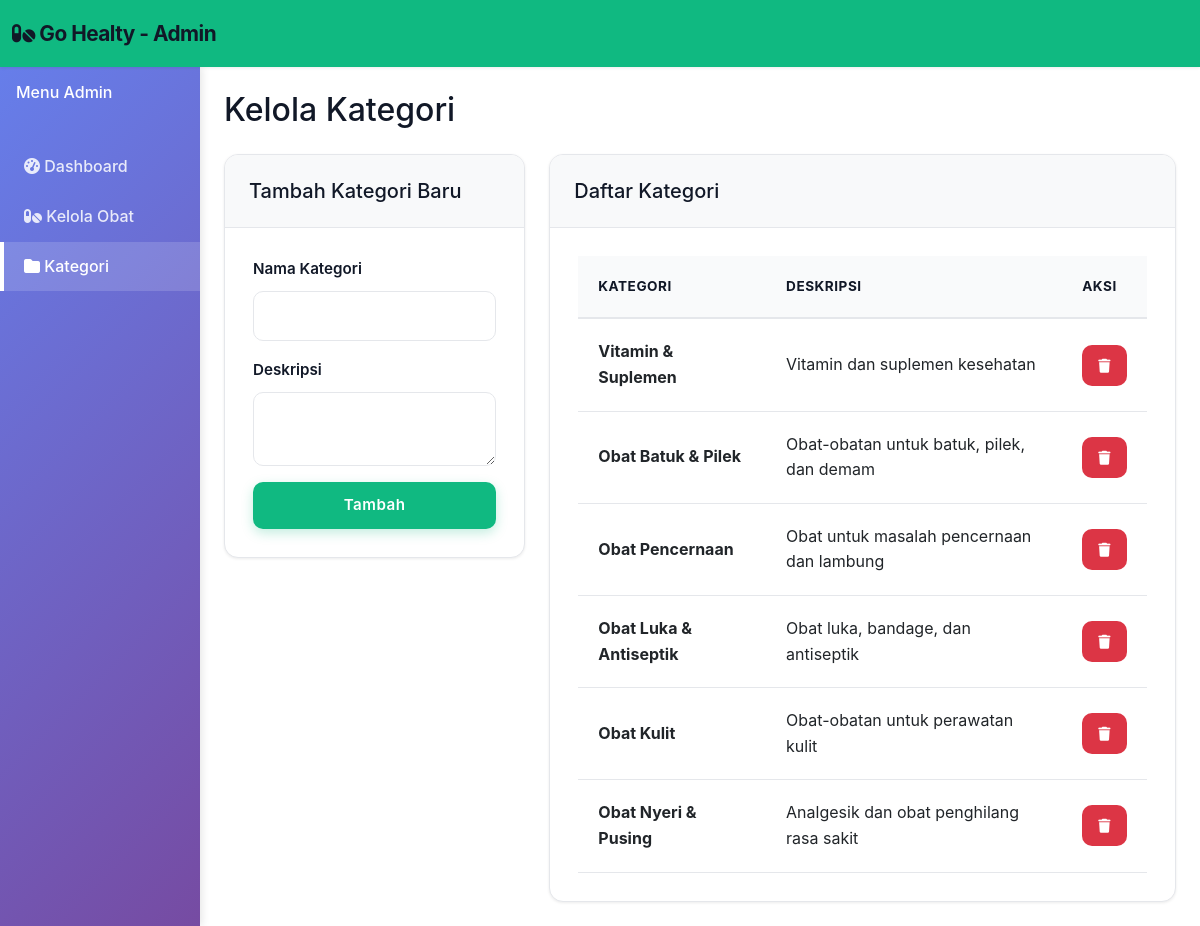
/admin/categories.php (signed in), run on the app's committed database.
### tables this page shows
CREATE TABLE `categories` (
  `category_id` int(11) NOT NULL,
  `category_name` varchar(100) NOT NULL,
  `description` text DEFAULT NULL,
  `created_at` timestamp NOT NULL DEFAULT current_timestamp(),
  `updated_at` timestamp NOT NULL DEFAULT current_timestamp() ON UPDATE current_timestamp()
);

### admin/categories.php (the view, shortened to what this page needs)
<?php
require_once dirname(__FILE__) . '/../includes/config.php';
$categories = $conn->query("SELECT * FROM categories ORDER BY created_at DESC");
?>
<!DOCTYPE html>
<html lang="id">
<head>
    <link href="https://cdn.jsdelivr.net/npm/bootstrap@5.3.0/dist/css/bootstrap.min.css" rel="stylesheet">
    <link rel="stylesheet" href="https://cdnjs.cloudflare.com/ajax/libs/font-awesome/6.4.0/css/all.min.css">
    <link rel="stylesheet" href="<?php echo SITE_URL; ?>assets/css/style.css">
</head>
<body>
    <nav class="navbar navbar-expand-lg navbar-dark bg-primary sticky-top">
        <div class="container-fluid">
            <a class="navbar-brand" href="<?php echo SITE_URL; ?>admin/">
                <i class="fas fa-pills"></i> <?php echo SITE_NAME; ?> - Admin
            </a>
        </div>
    </nav>
    <div class="container-fluid">
        <div class="row">
            <div class="col-md-2 sidebar p-0" style="background: linear-gradient(135deg, #667eea 0%, #764ba2 100%);">
                <div class="text-white p-3">
                    <h6 class="mb-4">Menu Admin</h6>
                </div>
                <ul class="list-unstyled">
                    <li><a href="<?php echo SITE_URL; ?>admin/">
                        <i class="fas fa-tachometer-alt"></i> Dashboard
                    </a></li>
                    <li><a href="<?php echo SITE_URL; ?>admin/medicines.php">
                        <i class="fas fa-pills"></i> Kelola Obat
                    </a></li>
                    <li><a href="<?php echo SITE_URL; ?>admin/categories.php" class="active">
                        <i class="fas fa-folder"></i> Kategori
                    </a></li>
                </ul>
            </div>
            <div class="col-md-10 p-4">
                <h2 class="mb-4">Kelola Kategori</h2>
                <div class="row">
                    <div class="col-md-4">
                        <div class="card mb-4">
                            <div class="card-header bg-light">
                                <h5 class="mb-0">Tambah Kategori Baru</h5>
                            </div>
                            <div class="card-body">
                                <form method="POST">
                                    <div class="mb-3">
                                        <label for="category_name" class="form-label">Nama Kategori</label>
                                        <input type="text" class="form-control" id="category_name" name="category_name" required>
                                    </div>
                                    <div class="mb-3">
                                        <label for="description" class="form-label">Deskripsi</label>
                                        <textarea class="form-control" id="description" name="description" rows="2"></textarea>
                                    </div>
                                    <button type="submit" name="add_category" class="btn btn-primary w-100">Tambah</button>
                                </form>
                            </div>
                        </div>
                    </div>
                    <div class="col-md-8">
                        <div class="card">
                            <div class="card-header bg-light">
                                <h5 class="mb-0">Daftar Kategori</h5>
                            </div>
                            <div class="card-body">
                                <div class="table-responsive">
                                    <table class="table table-hover">
                                        <thead class="table-light">
                                            <tr>
                                                <th>Kategori</th>
                                                <th>Deskripsi</th>
                                                <th>Aksi</th>
                                            </tr>
                                        </thead>
                                        <tbody>
                                            <?php while ($cat = $categories->fetch_assoc()): ?>
                                                <tr>
                                                    <td><strong><?php echo htmlspecialchars($cat['category_name']); ?></strong></td>
                                                    <td><?php echo htmlspecialchars(substr($cat['description'] ?? '', 0, 50)); ?></td>
                                                    <td>
                                                        <a href="?delete=<?php echo $cat['category_id']; ?>" class="btn btn-sm btn-danger" onclick="return confirm('Apakah Anda yakin?')">
                                                            <i class="fas fa-trash"></i>
                                                        </a>
                                                    </td>
                                                </tr>
                                            <?php endwhile; ?>
                                        </tbody>
                                    </table>
                                </div>
                            </div>
                        </div>
                    </div>
                </div>
            </div>
        </div>
    </div>
</body>
</html>

### assets/css/style.css (style rules this page uses)
:root { --primary-color: #10b981; --primary-dark: #059669; --primary-light: #d1fae5; --secondary-color: #6b7280; --success-color: #10b981; --danger-color: #ef4444; --warning-color: #f59e0b; --info-color: #3b82f6; --light-bg: #f9fafb; --lighter-bg: #f3f4f6; --border-color: #e5e7eb; --text-primary: #111827; --text-secondary: #6b7280; }
* { margin: 0; padding: 0; box-sizing: border-box; }
html, body { height: 100%; }
body { font-family: -apple-system, BlinkMacSystemFont, "Segoe UI", "Helvetica Neue", sans-serif; line-height: 1.6; color: var(--text-primary); background-color: #ffffff; -webkit-font-smoothing: antialiased; -moz-osx-font-smoothing: grayscale; }
.navbar { box-shadow: 0 1px 3px rgba(0, 0, 0, 0.08); padding: 0.75rem 0; background-color: #ffffff; }
.navbar-brand { font-weight: 700; font-size: 1.3rem; color: var(--text-primary) !important; letter-spacing: -0.5px; transition: all 0.3s ease; }
.form-control, .form-select { border-radius: 10px; border: 1.5px solid var(--border-color); padding: 0.875rem 1.25rem; font-size: 0.95rem; background-color: #ffffff; transition: all 0.3s ease; color: var(--text-primary); }
.form-control::placeholder { color: #9ca3af; }
.form-label { font-weight: 600; color: var(--text-primary); margin-bottom: 0.625rem; font-size: 0.95rem; }
.btn { border-radius: 10px; padding: 0.75rem 1.5rem; font-weight: 600; font-size: 0.95rem; transition: all 0.3s cubic-bezier(0.4, 0, 0.2, 1); border: none; cursor: pointer; letter-spacing: 0.5px; }
.btn-primary { background-color: var(--primary-color); color: #ffffff; box-shadow: 0 4px 12px rgba(16, 185, 129, 0.25); }
.btn-sm { padding: 0.625rem 1rem; font-size: 0.875rem; }
.card { border: 1px solid var(--border-color); border-radius: 14px; box-shadow: 0 1px 3px rgba(0, 0, 0, 0.08); transition: all 0.3s cubic-bezier(0.4, 0, 0.2, 1); overflow: hidden; }
.card-header { background-color: var(--light-bg); border-bottom: 1px solid var(--border-color); border-radius: 0; padding: 1.5rem; font-weight: 700; color: var(--text-primary); }
.card-body { padding: 1.75rem; }
.table { border-collapse: collapse; margin-bottom: 0; }
.table thead th { background-color: var(--light-bg); border-bottom: 2px solid var(--border-color); font-weight: 700; color: var(--text-primary); padding: 1.25rem; font-size: 0.85rem; text-transform: uppercase; letter-spacing: 0.5px; }
.table tbody td { border-bottom: 1px solid var(--border-color); padding: 1.25rem; vertical-align: middle; }
.table tbody tr { transition: background-color 0.2s ease; }
.sidebar { background: linear-gradient(135deg, #10b981 0%, #059669 100%); min-height: 100vh; padding-top: 20px; box-shadow: 2px 0 8px rgba(0, 0, 0, 0.1); }
.sidebar a { color: rgba(255, 255, 255, 0.85); text-decoration: none; padding: 12px 20px; display: block; transition: all 0.3s ease; font-weight: 500; border-left: 4px solid transparent; }
.sidebar a:hover, .sidebar a.active { background-color: rgba(255, 255, 255, 0.15); color: #ffffff; border-left-color: #ffffff; padding-left: 20px; }
.bg-primary { background-color: var(--primary-color) !important; }
.form-control, .form-select { padding: 0.75rem 1rem; border: 1px solid var(--border-color); border-radius: 10px; font-size: 1rem; transition: all 0.3s ease; }

### data on the page
categories: category_name "Vitamin & Suplemen", description "Vitamin dan suplemen kesehatan"
categories: category_name "Obat Batuk & Pilek", description "Obat-obatan untuk batuk, pilek, dan demam"
categories: category_name "Obat Pencernaan", description "Obat untuk masalah pencernaan dan lambung"
categories: category_name "Obat Luka & Antiseptik", description "Obat luka, bandage, dan antiseptik"
categories: category_name "Obat Kulit", description "Obat-obatan untuk perawatan kulit"
categories: category_name "Obat Nyeri & Pusing", description "Analgesik dan obat penghilang rasa sakit"

### other printed values
SITE_NAME "Go Healty"
